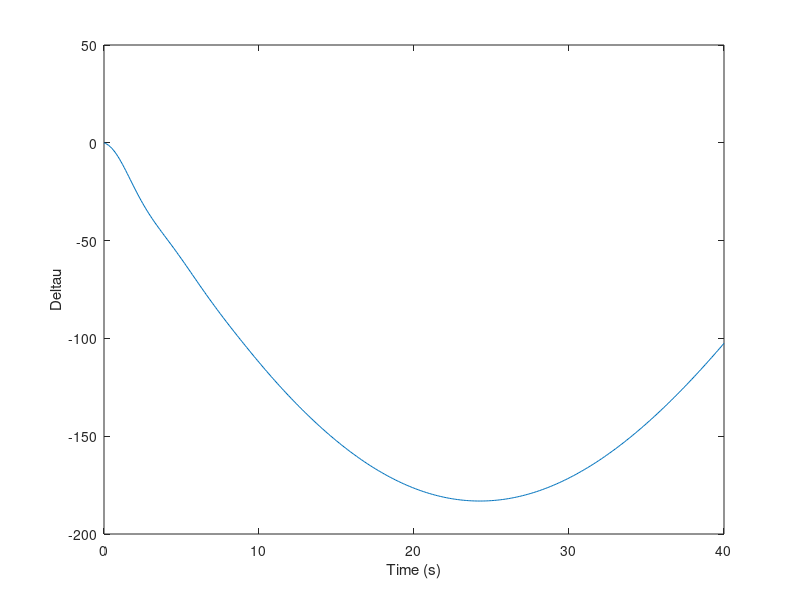
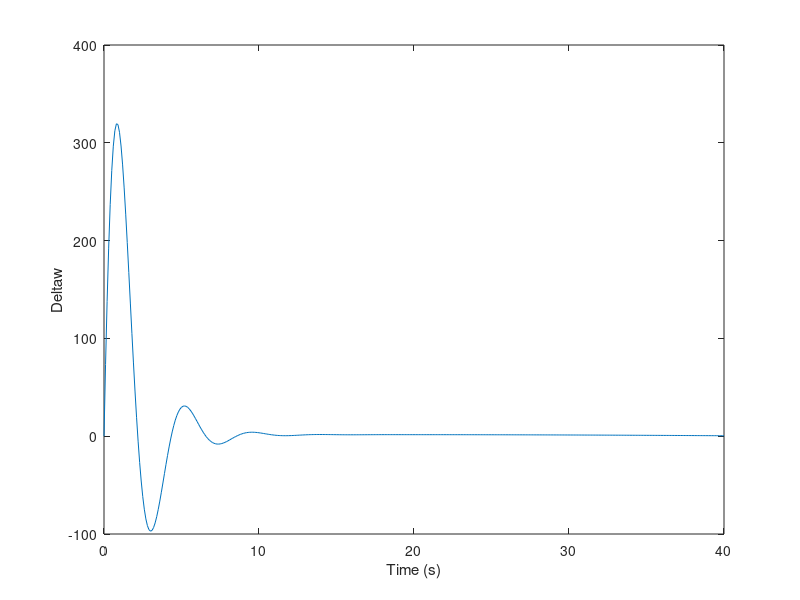
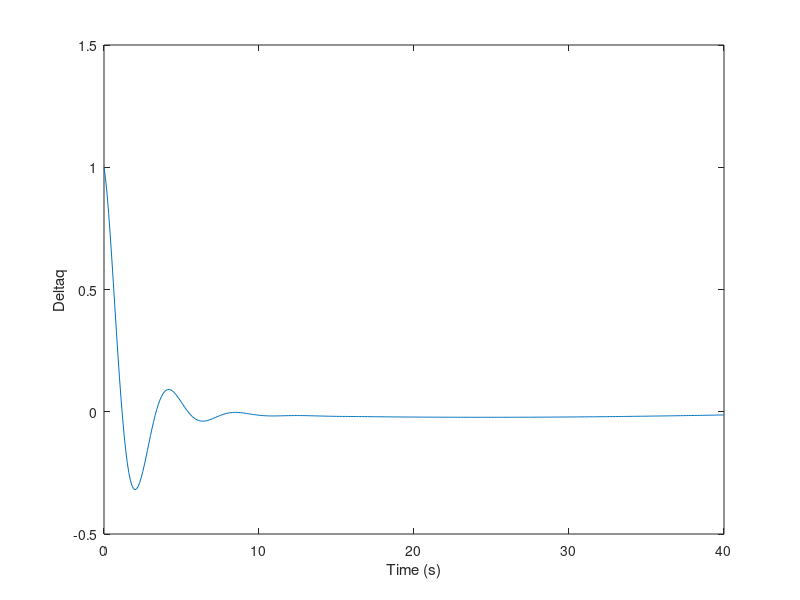
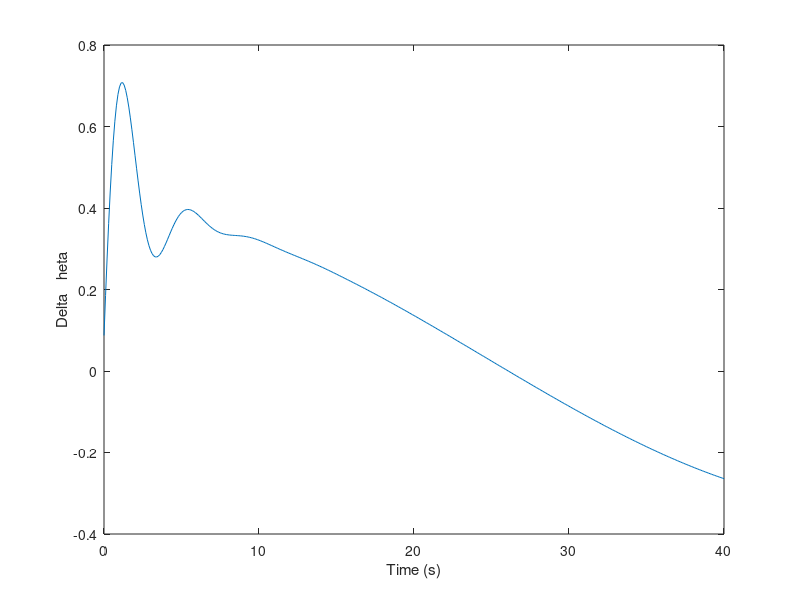

MATLAB code for these plots, in order:
clear
close all

%
%   Control Systems Analysis of the
%   Transport Aircraft: Convair 880
%   
%
%   Created by: Agustin Guzman
%

%% Initializing Flight Parameters

%%%
% Atmospheric & Flight Conditions
%%%

g           = 32.17;                % ft / s^2

altitude    = 35000;                % ft
M           = 0.8;                  % n/a

rho         = 7.3820 * 10 ^ (-4);   % slugs / ft^3
a           = 973.14;               % ft / s

u_0         = M * a;                % ft / s
Q           = 0.5 * rho * u_0 ^ 2;  % psi


%%%
% Initial Conditions
%%%

x_0     = [0;       0;          1;  5 * pi /180];
theta_0 = 0;

    
%% Initializing Aircraft Parameters

%%%
% Aircraft Longitudinal Coefficients (all derivatives are per radian)
%%%

C_L             =  0.347;
C_D             =  0.024;

C_L_alpha       =  4.8;
C_D_alpha       =  0.15;
C_m_alpha       = -0.65;

C_L_alpha_dot   =  2.7;
C_m_alpha_dot   = -4.5;

C_L_q           =  7.5;
C_m_q           = -4.5;

C_L_M           =  0.0;
C_D_M           =  0.0;
C_m_M           =  0.0;

C_L_delta_e     =  0.190;
C_m_delta_e     = -0.57;


%%%
% Aircraft Lateral Coefficients (all derivatives are per radian)
%%%

C_y_beta        = -0.812;
C_l_beta        = -0.177;
C_n_beta        =  0.129;

C_l_p           = -0.312;
C_n_p           = -0.011;

C_l_r           =  0.153;
C_n_r           = -0.165;

C_l_delta_a     = -0.050;
C_n_delta_a     =  0.008;

C_y_delta_r     =  0.184;
C_l_delta_r     =  0.019;
C_n_delta_r     = -0.076;

%%%
% Aircraft Center of Gravity & Mass Characteristics
%%%

W       = 126000;   % lb
m       = W / g;    % slugs
I_x     =  115000;  % slugs*ft^2
I_y     = 2450000;  % slugs*ft^2
I_z     = 4070000;  % slugs*ft^2
I_xz    =       0;  % slugs*ft^2

%%%
% Aircraft Reference Geometry
%%%

S       = 2000;     % ft^2
b       =  120;     % ft
c_bar   =   18.94;  % ft


%% Missing Longitudinal Motion Coefficients

C_D_0           = C_D; %C_D = C_D_0;
C_L_0           = C_L; %C_L = C_L_0;

C_L_u           = 0;
C_D_u           = 0;
C_m_u           = 0;

C_z_alpha_dot   = 0;
C_Z_q           = 0;
C_Z_delta_e     = 0;
    

%% Missing Lateral Motion Coefficients

C_y_p       = 0;
C_y_r       = 0;
C_y_delta_a = 0;    


%% Initializing Derivatives

%%%
% Longitudinal Motion Derivatives
%%%

Z_u         = -(C_L_u + 2 * C_L_0) * Q * S / (m * u_0);
X_u         = -(C_D_u + 2 * C_D_0) * Q * S / (m * u_0);
M_u         = C_m_u * (Q * S * c_bar) / (u_0 * I_y);

Z_w         = -(C_L_alpha + C_D_0) * Q * S / (m * u_0);
X_w         = -(C_D_alpha - C_L_0) * Q * S / (m * u_0);
M_w         = C_m_alpha * (Q * S * c_bar) / (u_0 * I_y);

Z_w_dot     = C_z_alpha_dot * (c_bar / (2 * u_0)) * Q * S / (m * u_0);
M_w_dot     = C_m_alpha_dot * (c_bar / (2 * u_0)) * (Q * S * c_bar ) / (u_0 * I_y);

Z_alpha     = u_0 * Z_w;
M_alpha     = u_0 * M_w;

Z_alpha_dot = u_0 * Z_w_dot;
M_alpha_dot = u_0 * M_w_dot;

Z_q         = C_Z_q * (c_bar / (2 * u_0)) * Q * S / m;
M_q         = C_m_q * (c_bar / (2 * u_0)) * (Q * S * c_bar ) / I_y;

Z_delta_e   = C_Z_delta_e * Q * S / m;
M_delta_e   = C_m_delta_e * (Q * S * c_bar ) / I_y;


%%%
% Lateral Motion Derivatives
%%%

Y_beta      = Q * S * C_y_beta / m;
N_beta      = Q * S * b * C_n_beta / I_z;
L_beta      = Q * S * b * C_l_beta / I_x;

Y_p         = Q * S * b * C_y_p / (2 * m * u_0);
N_p         = Q * S * b ^ 2 * C_n_p / (2 * I_z * u_0);
L_p         = Q * S * b ^ 2 * C_l_p / (2 * I_x * u_0);

Y_r         = Q * S * b * C_y_r / (2 * m * u_0);
N_r         = Q * S * b ^ 2 * C_n_r / (2 * I_z * u_0);
L_r         = Q * S * b ^ 2 * C_l_r / (2 * I_x * u_0);

Y_delta_a   = Q * S * C_y_delta_a / m;
N_delta_a   = Q * S * b * C_n_delta_a / I_z;
L_delta_a   = Q * S * b * C_l_delta_a / I_x;

Y_delta_r   = Q * S * C_y_delta_r / m;
N_delta_r   = Q * S * b * C_n_delta_r / I_z;
L_delta_r   = Q * S * b * C_l_delta_r / I_x;

L_v         = L_beta;
N_v         = N_beta;
Y_v         = Y_beta;

L_star_v    = L_v / (1 - (I_xz ^ 2 / (I_x * I_z)));
N_star_v    = N_v / (1 - (I_xz ^ 2 / (I_x * I_z)));

L_star_r    = L_r / (1 - (I_xz ^ 2 / (I_x * I_z)));
N_star_r    = N_r / (1 - (I_xz ^ 2 / (I_x * I_z)));

L_star_p    = L_p / (1 - (I_xz ^ 2 / (I_x * I_z)));
N_star_p    = N_p / (1 - (I_xz ^ 2 / (I_x * I_z)));
    
    
%% Longitudinal Matrix Computation

%%%
% Longitudinal Motion Matrix A
%%%

Long_A_1_1 = X_u;
Long_A_1_2 = X_w;
Long_A_1_3 = 0;
Long_A_1_4 = -g;

Long_A_2_1 = Z_u;
Long_A_2_2 = Z_w;
Long_A_2_3 = u_0;
Long_A_2_4 = 0;

Long_A_3_1 = M_u + M_w_dot * Z_u;
Long_A_3_2 = M_w + M_w_dot * Z_w;
Long_A_3_3 = M_q + M_w_dot * u_0;
Long_A_3_4 = 0;

Long_A_4_1 = 0;
Long_A_4_2 = 0;
Long_A_4_3 = 1;
Long_A_4_4 = 0;

Long_A = [
            Long_A_1_1, Long_A_1_2, Long_A_1_3,	Long_A_1_4;...
            Long_A_2_1, Long_A_2_2, Long_A_2_3, Long_A_2_4;...
            Long_A_3_1, Long_A_3_2, Long_A_3_3, Long_A_3_4;...
            Long_A_4_1, Long_A_4_2, Long_A_4_3, Long_A_4_4;...
        ];

%%%
% Longitudinal Motion Matrix B
%%%

%     Long_B = [
%             X_delta,                                        X_delta_gamma;
%             Z_delta,                                        X_delta_gamma;
%             M_delta + M_w_dot * Z_delta,                    M_delta_gamma + M_w_dot * Z_delta_gamma;
% 
%             ];


%% Lateral Motion Matrix Computation

%%%
% Lateral Motion Matrix A
%%%

Lat_A_1_1 = Y_v;
Lat_A_1_2 = Y_p;
Lat_A_1_3 = -(u_0 - Y_r);
Lat_A_1_4 = g * cos(theta_0);

Lat_A_2_1 = L_star_v + (I_xz / I_x) * N_star_v;
Lat_A_2_2 = L_star_p + (I_xz / I_x) * N_star_p;
Lat_A_2_3 = L_star_r + (I_xz / I_x) * N_star_r;
Lat_A_2_4 = 0;

Lat_A_3_1 = N_star_v + (I_xz / I_z) * N_star_v;
Lat_A_3_2 = N_star_p + (I_xz / I_z) * N_star_p;
Lat_A_3_3 = N_star_r + (I_xz / I_z) * N_star_r;
Lat_A_3_4 = 0;

Lat_A_4_1 = 0;
Lat_A_4_2 = 1;
Lat_A_4_3 = 0;
Lat_A_4_4 = 0;

Lat_A = [
        Lat_A_1_1,   Lat_A_1_2,   Lat_A_1_3,   Lat_A_1_4;...
        Lat_A_2_1,   Lat_A_2_2,   Lat_A_2_3,   Lat_A_2_4;...
        Lat_A_3_1,   Lat_A_3_2,   Lat_A_3_3,   Lat_A_3_4;...
        Lat_A_4_1,   Lat_A_4_2,   Lat_A_4_3,   Lat_A_4_4;...
        ];


%%%
% Lateral Motion Matrix B
%%%

% Lat_B_1_1 = 0;
% Lat_B_1_2 = Y_delta_r;
% 
% Lat_B_2_1 = L_star_delta_a + (I_xz / I_x) * N_star_delta_a;
% Lat_B_2_2 = L_star_delta_r + (I_xz / I_x) * N_star_delta_r;
% 
% Lat_B_3_1 = N_star_delta_a + (I_xz / I_x) * L_star_delta_a;
% Lat_B_3_2 = N_star_delta_r + (I_xz / I_x) * L_star_delta_r;
% 
% Lat_B_4_1 = 0;
% Lat_B_4_2 = 0;
% 
% Lat_B = [
%         Lat_B_1_1,   Lat_B_1_2;
%         Lat_B_2_1,   Lat_B_2_2;
%         Lat_B_3_1,   Lat_B_3_2;
%         Lat_B_4_1;   Lat_B_4_2;
%        ];


%% Eigenvalues Computation

time            = (0 : 0.1 : 40)';
Long_StateVar    = zeros(4,length(time));
Lat_StateVar     = zeros(4,length(time));

%%%
% Longitudinal Motion Eigenvalue Computation
%%%

[Long_V,Long_D]   = eig(Long_A);
    
    
%%%
% Lateral Motion Eigenvalue Computation
%%%

[Lat_V,Lat_D]     = eig(Lat_A);


%% Plotting Transient Models

%%%
% Longitudinal Motion Transient Models
%%%

Long_lambda      = diag(Long_D)
Long_C = Long_V\x_0;
% Long_C = inv(Long_V) * x_0;

for i = 1:length(time)
    Long_StateVar(:, i) =    Long_C(1) * Long_V(:,1) * exp(Long_lambda(1) * time(i)) + ...
                            Long_C(2) * Long_V(:,2) * exp(Long_lambda(2) * time(i)) + ...
                            Long_C(3) * Long_V(:,3) * exp(Long_lambda(3) * time(i)) + ...
                            Long_C(4) * Long_V(:,4) * exp(Long_lambda(4) * time(i));
end

figure(1);
plot(time, real(Long_StateVar(1,:)));
xlabel("Time (s)");
ylabel("\Deltau");

figure(2);
plot(time, real(Long_StateVar(2,:)));
xlabel("Time (s)");
ylabel("\Deltaw");

figure(3);
plot(time, real(Long_StateVar(3,:)));
xlabel("Time (s)");
ylabel("\Deltaq");

figure(4);
plot(time, real(Long_StateVar(4,:)));
xlabel("Time (s)");
ylabel("\Delta\theta");


%%%
% Lateral Motion Transient Models
%%%    

Lat_lambda   = diag(Lat_D);
Lat_C        = Lat_V\x_0;
% Lat_C        = inv(Lat_V) * x_0;

for i = 1:length(time)
    Lat_StateVar(:, i) =     Lat_C(1) * Lat_V(:,1) * exp(Lat_lambda(1) * time(i)) + ...
                            Lat_C(2) * Lat_V(:,2) * exp(Lat_lambda(2) * time(i)) + ...
                            Lat_C(3) * Lat_V(:,3) * exp(Lat_lambda(3) * time(i)) + ...
                            Lat_C(4) * Lat_V(:,4) * exp(Lat_lambda(4) * time(i));
end

figure(5);
plot(time, real(Lat_StateVar(1,:)));
xlabel("Time (s)");
ylabel("\Deltav");

figure(6);
plot(time, real(Lat_StateVar(2,:)));
xlabel("Time (s)");
ylabel("\Deltap");

figure(7);
plot(time, real(Lat_StateVar(3,:)));
xlabel("Time (s)");
ylabel("\Deltar");

figure(8);
plot(time, real(Lat_StateVar(4,:)));
xlabel("Time (s)");
ylabel("\Delta\phi");


%% Approximations

%%%
% Longitudinal Motion Approximations
%%%
if abs(real(Long_lambda(3))) > abs(real(Long_lambda(1)))
    
    Long_long_eta   = real(Long_lambda(1));
    Long_short_eta  = real(Long_lambda(3));
    
    Long_long_omega     = imag(Long_lambda(1));
    Long_short_omega    = imag(Long_lambda(3));

else
    
    Long_long_eta   = real(Long_lambda(3));
    Long_short_eta  = real(Long_lambda(1));
    
    Long_long_omega     = imag(Long_lambda(3));
    Long_short_omega    = imag(Long_lambda(1));

end

Long_long_t_half    = 0.69 / abs(Long_long_eta);
Long_short_t_half   = 0.69 / abs(Long_short_eta);

Long_long_N_half    = 0.110 * abs(Long_long_omega) / abs(Long_long_eta);
Long_short_N_half   = 0.110 * abs(Long_short_omega) / abs(Long_short_eta);


Long_omega_n_p  = sqrt(-Z_u * g / u_0);
Long_omega_n_sp = sqrt(Z_alpha * M_q / u_0 - M_alpha);

Long_zeta_p     = - X_u / (2 * Long_omega_n_p);
Long_zeta_sp    = - (M_q + M_alpha_dot + Z_alpha / u_0) / (2 * Long_omega_n_sp);

Long_eigen_1_2_p_real = -Long_zeta_p * Long_omega_n_p;
Long_eigen_1_2_p_imag = Long_omega_n_p * sqrt(1 - Long_zeta_p ^ 2);
Long_eigen_1_2_sp_real = -Long_zeta_sp * Long_omega_n_sp;
Long_eigen_1_2_sp_imag = Long_omega_n_sp * sqrt(1 - Long_zeta_sp ^ 2);

Long_period_p   = 2 * pi / Long_eigen_1_2_p_imag;
Long_period_sp  = 2 * pi / Long_eigen_1_2_sp_imag;

Long_t_half_p    = 0.69 / abs(Long_eigen_1_2_p_real);
Long_t_half_sp   = 0.69 / abs(Long_eigen_1_2_sp_real);

Long_N_half_p    = 0.110 * Long_omega_n_p / abs(Long_eigen_1_2_p_real);
Long_N_half_sp   = 0.110 * Long_omega_n_sp / abs(Long_eigen_1_2_sp_real);



